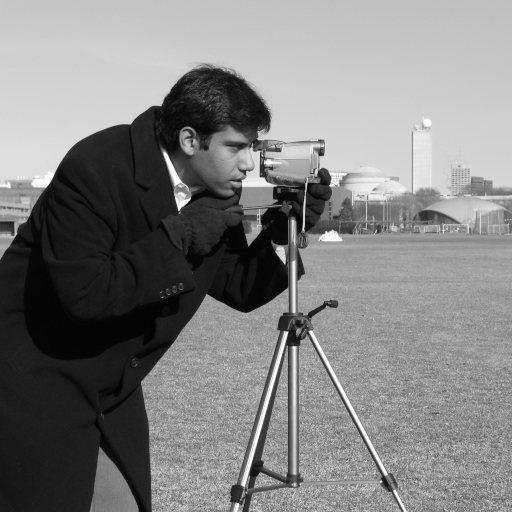
#> input picture skimage.data.camera(), 512 x 512 px
$ jupyter execute Apuntes.ipynb
#> lines starting #> are read from the running program, lines starting #| are printed output that depends on the picture
# Abstract
The demand for image processing has notably increased in recent years, highlighting the importance the field has gained in resolving modern-day challenges. In order to tackle the surging problems from this field, tools in the digital world, and more notably Python, have gained great traction. This leads to the purpose of this report (and course), which is to understand the basics of image processing and apply them to real world situations. This in turn, will require an overview of visuals as a concept, Python’s basics, numpy, matplotlib and opencv.

# Introducción

Para entender qué es el procesamiento de imágenes, primero se tiene que entender el concepto de imagen digital. Ésta se define como “la representación numérica de un objeto” (DEA, 2017), y se puede considerar como una matriz donde cada elemento es un pixel. El procesamiento de imágenes es aquel en el que se transforma una imagen en un conjunto de datos, sometiéndolo a operaciones para obtener un resultado.

A continuación, se explorará lo aprendido en la clase de procesamiento de imágenes, dividido en 7 secciones.

---

# Contenido

## 1. Fundamentos de Python

- **Definición:** Python es un lenguaje de programación multiplataforma conocido por su facilidad de uso (Tokio School, 2023).
- **Funciones:** Instrucciones repetitivas para una tarea específica (Londoño, 2023).
- **Listas:** Conjunto de elementos identificables bajo un mismo nombre (Londoño, 2023).
- **Slicing:** Extracción de elementos de una lista o cadena (Sánchez, 2020).
- **Condicionales:** Comparaciones entre elementos que devuelven un valor booleano.

## 2. OpenCV

Librería especializada en procesamiento de imágenes y videos. Usada en:

- Reconocimiento facial
- Edición de fotos
- Reconocimiento óptico
- Lectura de placas, entre otros.

**Nota:** Requiere de las librerías Numpy y Matplotlib.

## 3. Numpy

- **Librería**  para cálculos matemáticos y estadísticos, esencial para trabajar con matrices o arrays multidimensionales (DataScientest, 2023).

## 4. Matplotlib

- **Librería**  para visualizaciones estáticas e interactivas en Python.

## 5. Imágenes

- **Concepto Básico:** Representación bidimensional compuesta por 'm x n' pixels.
- **Color:** Compuesto por 3 matrices para RGB (rojo, verde, azul).
- **Escala de Grises:** Sin tercera coordenada. Rango de 0 (negro) a 255 (blanco).

## 6. Tipos de sensores

- **CMOS:** Un sensor CMOS (Complementary Metal-Oxide-Semiconductor) es un tipo de sensor de imagen utilizado en cámaras digitales, videocámaras, teléfonos inteligentes y una variedad de dispositivos electrónicos que requieren captura de imágenes. Este sensor es una parte fundamental en la conversión de la luz en señales eléctricas que luego se procesan para crear imágenes digitales. Esta tecnología permite la integración de circuitos de control y lógica directamente en el mismo chip del sensor, lo que los hace más versátiles y eficientes en cuanto a energía que sus contrapartes, los sensores CCD (Dispositivo de Acoplamiento de Carga).
- **CCD:** Un sensor CCD (dispositivo de carga acoplada, por sus siglas en inglés Charge-Coupled Device) es un tipo de sensor de imagen utilizado en cámaras digitales y otros dispositivos para capturar imágenes. La operación de un sensor CCD se basa en la conversión de la luz en cargas eléctricas. Cuando la luz incide en el sensor CCD, los fotones de luz liberan electrones en las celdas fotosensibles del sensor, generando una carga eléctrica proporcional a la cantidad de luz recibida. Luego, estas cargas se desplazan secuencialmente a través de las celdas del sensor, mediante un proceso llamado transferencia de carga, hacia una región de lectura. Allí, la cantidad de carga en cada celda se mide y se convierte en información digital que representa la imagen capturada.
- **Filtro de Bayer:** Esta matriz de filtros está compuesta por patrones repetitivos de filtros de color rojo, verde y azul (RGB), en una disposición específica. La matriz de Bayer suele tener una estructura de mosaico, donde aproximadamente la mitad de los píxeles son filtros verdes, alrededor de un cuarto son rojos y otro cuarto son azules. La razón detrás de esta disposición es que el ojo humano es más sensible al verde, por lo que los sensores capturan más información en verde para mejorar la percepción del color y la luminosidad en las imágenes.
Para obtener una imagen en color a partir de un sensor de imagen con filtro de Bayer, se utiliza un proceso llamado interpolación de color. Cada píxel del sensor solo captura información de un color (rojo, verde o azul), por lo que se utiliza un algoritmo para estimar los valores de color faltantes en cada píxel en función de los píxeles vecinos. Esto implica combinar la información de los píxeles adyacentes con diferentes filtros de color para generar una imagen completa en color.

## 7. Sistema Visual Humano

- **Introducción:** Convierte luz en imágenes a través del globo ocular. La retina contiene conos y bastones para interpretar ondas.
- **Visión:** Aproximadamente 576 MP de resolución.

  ### Funciones de Conos y Bastones

  **Conos:**
  - Detectan detalles finos.
  - Perciben colores: rojo, verde y azul.
  - Funcionan mejor con luz.

  **Bastones:**
  - Detectan formas generales.
  - Interpretan en escala de grises.
  - Funcionan en ausencia de luz.

[cell 1]
# Librerías
# import, as: permite importar librerías y asignarles un alias.
import numpy as np # pip install numpy
import math # pip install math
import cv2 as opencv # pip install opencv-python
import matplotlib.pyplot as plt # pip install matplotlib
from skimage import data # pip install scikit-image

# Cargando una imagen de ejemplo
image = data.camera()  # Esta es una imagen en escala de grises
#> image is the input picture: shape (512, 512); min 0, max 255, mean 129.1
imageRGB = data.astronaut()  # Esta es una imagen en RGB
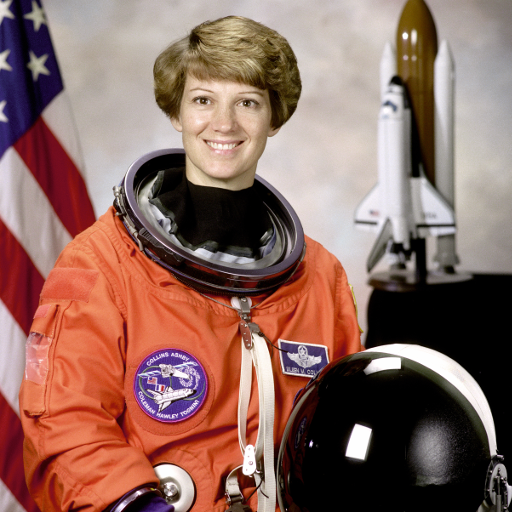
#> input picture skimage.data.astronaut(), 512 x 512 px
#> imageRGB is the input picture: shape (512, 512, 3); mean R, G, B 141.6, 105.8, 96.5

[cell 2]
# Fundamentos de Python

# print(): imprime un mensaje o variable en consola.
print("Hello, World!")

# input(): recoge un valor ingresado por el usuario.
user_input = input("Enter your name: ")
#> the answer given: ../minion.jpg
print("Hello, " + user_input)

# len(): devuelve la longitud de un objeto.
length = len("Hello, World!")
print(f"length: {length}")

# int(), float(), str(): convierten valores a entero, flotante o cadena respectivamente.
integer_value = int("5")
float_value = float("5.2")
string_value = str(5)
print(f"integer_value: {type(integer_value)}, float_value: {type(float_value)}, string_value: {type(string_value)}")

# list(), tuple(): convierten valores a lista o tupla respectivamente.
list_value = list((1, 2, 3))
tuple_value = tuple([1, 2, 3])
print(f"list_value: {type(list_value)}, tuple_value: {type(tuple_value)}")

# range(): devuelve una secuencia de números.
numbers = range(5)
print(f"numbers: {numbers}")

# type(): devuelve el tipo de un objeto.
type_of_value = type(5)
print(f"type_of_value: {type_of_value}")

# sum(): devuelve la suma de todos los elementos de una lista o tupla.
total_sum = sum([1, 2, 3, 4, 5])
print(f"total_sum: {total_sum}")

# max(), min(): devuelven el máximo y mínimo valor de una lista o tupla respectivamente.
maximum_value = max([1, 2, 3, 4, 5])
minimum_value = min([1, 2, 3, 4, 5])
print(f"maximum_value: {maximum_value}, minimum_value: {minimum_value}")

[cell 3]
# OpenCV

# cvtColor(): convierte una imagen de un espacio de color a otro.
"""gray_image = opencv.cvtColor(image, opencv.COLOR_BGR2GRAY)"""
# cvtColor(): en este caso, dado que la imagen ya está en escala de grises, invertiremos los colores.
inverted_image = 255 - image
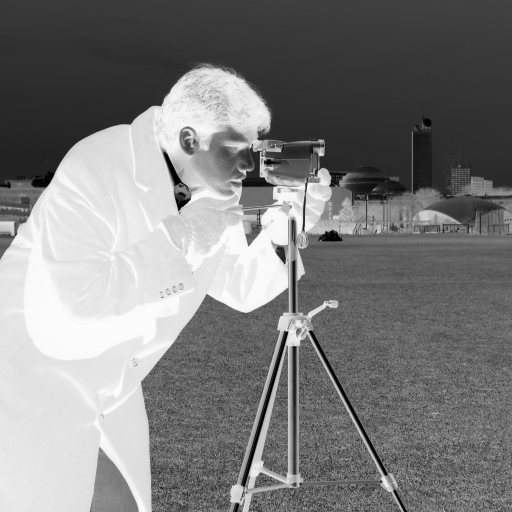
#> inverted_image: shape (512, 512); min 0, max 255, mean 125.9

# imread(): lee una imagen.
image2 = opencv.imread("path_to_image.jpg")

# imwrite(): guarda una imagen. (Aunque la imagen es de skimage, OpenCV puede guardarla)
opencv.imwrite("inverted_image.jpg", inverted_image)

# split(): divide una imagen en sus canales de color.
red_channel, green_channel, blue_channel = opencv.split(imageRGB)
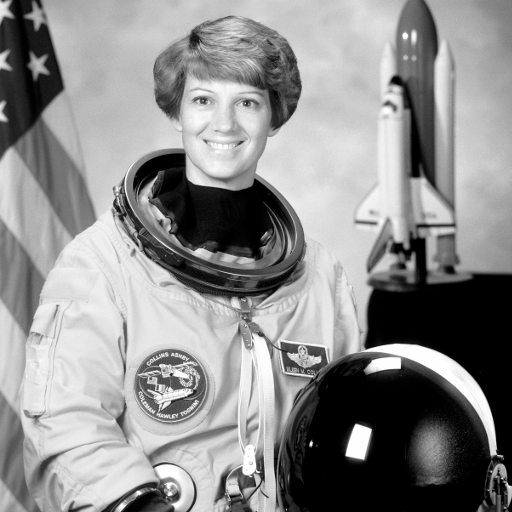
#> red_channel: shape (512, 512); min 0, max 255, mean 141.6
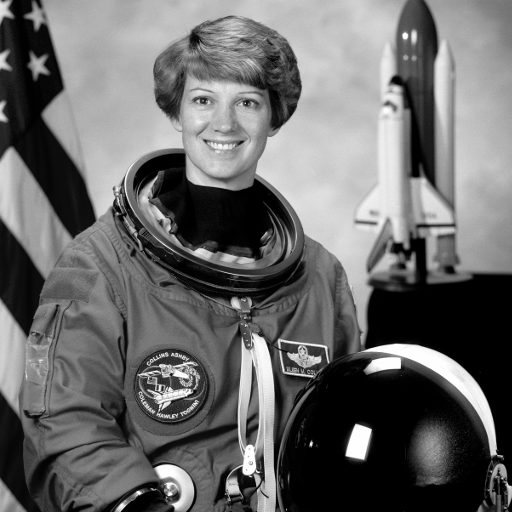
#> green_channel: shape (512, 512); min 0, max 255, mean 105.8
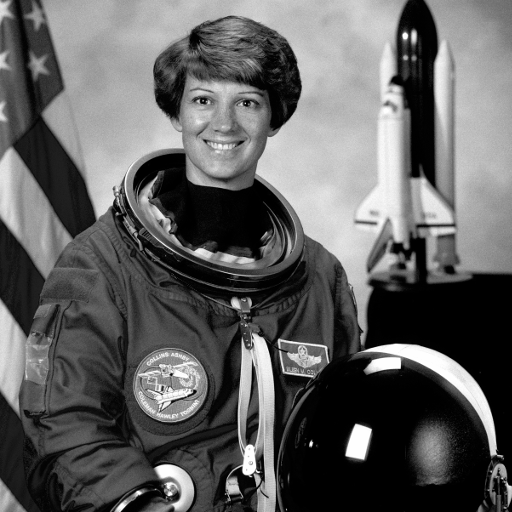
#> blue_channel: shape (512, 512); min 0, max 255, mean 96.5

[cell 4]
# Numpy

# max(), min(), mean(): similar a las funciones nativas pero para arrays de numpy.
array = np.array([1, 2, 3, 4, 5])
max_value = np.max(array)
min_value = np.min(array)
mean_value = np.mean(array)
print (f"max_value: {max_value}, min_value: {min_value}, mean_value: {mean_value}")

# arange(): devuelve valores espaciados uniformemente dentro de un intervalo.
values = np.arange(0, 10, 2)
print (f"values: {values}")

# random.randint(): devuelve un entero aleatorio.
random_integer = np.random.randint(0, 10)
print (f"random_integer: {random_integer}")

# linspace(): devuelve números espaciados uniformemente durante un intervalo especificado.
linspace_values = np.linspace(0, 1, 5)
print (f"linspace_values: {linspace_values}")

# where(): devuelve índices donde una condición es verdadera.
indices = np.where(array > 3)
print (f"indices: {indices}")

# random.seed(): semilla para hacer reproducibles los resultados aleatorios.
np.random.seed(0)

# random.random(): devuelve un número flotante aleatorio entre 0 y 1.
random_float = np.random.random()
print (f"random_float: {random_float}")

# ones(): devuelve un nuevo array de forma y tipo dado, relleno de unos.
ones_array = np.ones((2, 2))
print (f"ones_array: {ones_array}")

# unique(): encuentra elementos únicos de un array.
unique_elements = np.unique([1, 2, 2, 3, 3, 3, 4, 4, 4, 4])
print (f"unique_elements: {unique_elements}")

[cell 5]
# Matplotlib

# pyplot.imshow(): muestra una imagen.
plt.imshow(image, cmap='gray')
plt.title("Original Image")
plt.show()

plt.imshow(inverted_image , cmap='gray')
plt.title("Inverted Image")
plt.show()

plt.imshow(imageRGB)
plt.title("RGB Image")
plt.show()

# plt.imsave(): guarda una imagen usando Matplotlib.
plt.imsave("matplotlib_saved_image.jpg", image, cmap='gray')
